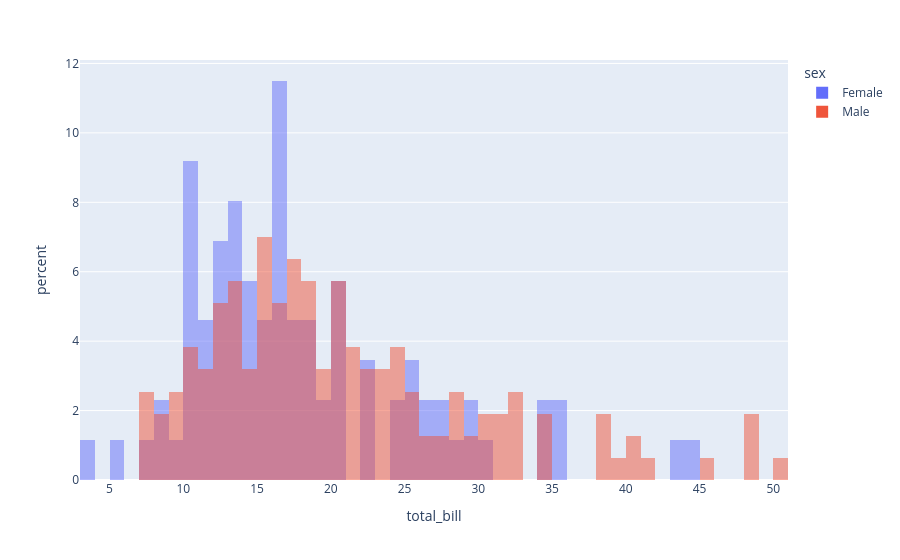

The notebook cell saved with this chart:
### Code cell
# plotting the histogram
fig = px.histogram(df, x="total_bill", color='sex',
                   nbins=50, histnorm='percent',
                   barmode='overlay')
 
# showing the plot
fig.show()

### Figure 1 — Plotly figure (JSON) as saved in the notebook; plotly's stock layout.template omitted (floating-point values rounded to 4 significant figures; data arrays with more than 128 entries replaced by an {"elided": "..."} marker saying what was removed)
{"data": [{"alignmentgroup": "True", "bingroup": "x", "histnorm": "percent", "hovertemplate": "sex=Female<br>total_bill=%{x}<br>percent=%{y}<extra></extra>", "legendgroup": "Female", "marker": {"color": "#636efa", "opacity": 0.5, "pattern": {"shape": ""}}, "name": "Female", "nbinsx": 50, "offsetgroup": "Female", "orientation": "v", "showlegend": true, "type": "histogram", "x": [16.99, 24.59, 35.26, 14.83, 10.33, 16.97, 20.29, 15.77, 19.65, 15.06, 20.69, 16.93, 10.29, 34.81, 26.41, 16.45, 3.07, 17.07, 26.86, 25.28, 14.73, 10.07, 34.83, 5.75, 16.32, 22.75, 11.35, 15.38, 44.3, 22.42, 20.92, 14.31, 7.25, 25.71, 17.31, 10.65, 12.43, 24.08, 13.42, 12.48, 29.8, 14.52, 11.38, 20.27, 11.17, 12.26, 18.26, 8.51, 10.33, 14.15, 13.16, 17.47, 27.05, 16.43, 8.35, 18.64, 11.87, 29.85, 25, 13.39, 16.21, 17.51, 10.59, 10.63, 9.6, 20.9, 18.15, 19.81, 43.11, 13, 12.74, 13, 16.4, 16.47, 12.76, 13.27, 28.17, 12.9, 30.14, 13.42, 15.98, 16.27, 10.09, 22.12, 35.83, 27.18, 18.78], "xaxis": "x", "yaxis": "y"}, {"alignmentgroup": "True", "bingroup": "x", "histnorm": "percent", "hovertemplate": "sex=Male<br>total_bill=%{x}<br>percent=%{y}<extra></extra>", "legendgroup": "Male", "marker": {"color": "#EF553B", "opacity": 0.5, "pattern": {"shape": ""}}, "name": "Male", "nbinsx": 50, "offsetgroup": "Male", "orientation": "v", "showlegend": true, "type": "histogram", "x": {"elided": "157 float values"}, "xaxis": "x", "yaxis": "y"}], "layout": {"barmode": "overlay", "legend": {"title": {"text": "sex"}, "tracegroupgap": 0}, "margin": {"t": 60}, "xaxis": {"anchor": "y", "domain": [0, 1], "title": {"text": "total_bill"}}, "yaxis": {"anchor": "x", "domain": [0, 1], "title": {"text": "percent"}}}}
